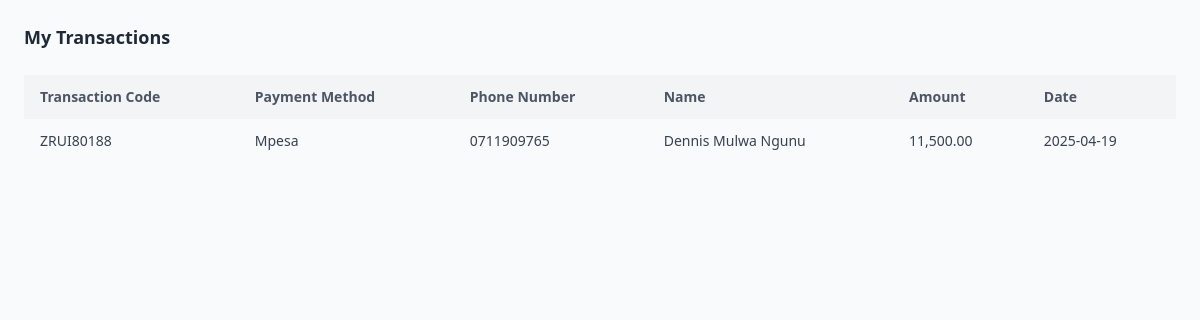
The page /Users/Transactions.php (signed in) on the database its author committed.
### tables this page shows
CREATE TABLE `transactions` (
  `id` int(11) NOT NULL,
  `transaction_code` varchar(255) NOT NULL,
  `payment_method` varchar(255) NOT NULL,
  `phone_number` varchar(15) NOT NULL,
  `name` varchar(255) NOT NULL,
  `tenant_id` int(11) NOT NULL,
  `property` varchar(255) NOT NULL,
  `unit` varchar(255) NOT NULL,
  `amount` decimal(10,2) NOT NULL,
  `date` date NOT NULL
);

### Users/Transactions.php (the view, shortened to what this page needs)
<?php
$conn = new mysqli("localhost", "root", "", "Demo1");
$user_id = $_SESSION['user_id'];
$transactionsQuery = "SELECT transaction_code, payment_method, phone_number, name, amount, date
                      FROM transactions
                      WHERE tenant_id = ?";
$stmt = $conn->prepare($transactionsQuery);
$stmt->bind_param("i", $user_id);
$stmt->execute();
$transactionsResult = $stmt->get_result();
?>
<!DOCTYPE html>
<html lang="en">
<head>
  <script src="https://cdn.tailwindcss.com"></script>
</head>
<body class="bg-gray-50 min-h-screen p-6 font-sans">
  <h1 class="text-[18px] font-semibold text-gray-800 mb-6">My Transactions</h1>
  <div class="overflow-x-auto">
    <table class="min-w-full text-sm text-left">
      <thead>
        <tr class="text-gray-600 bg-gray-100">
          <th class="px-4 py-3">Transaction Code</th>
          <th class="px-4 py-3">Payment Method</th>
          <th class="px-4 py-3">Phone Number</th>
          <th class="px-4 py-3">Name</th>
          <th class="px-4 py-3">Amount</th>
          <th class="px-4 py-3">Date</th>
        </tr>
      </thead>
      <tbody class="text-gray-700">
        <?php if ($transactionsResult->num_rows > 0): ?>
          <?php while ($transaction = $transactionsResult->fetch_assoc()): ?>
            <tr>
              <td class="px-4 py-3"><?= htmlspecialchars($transaction['transaction_code']) ?></td>
              <td class="px-4 py-3"><?= htmlspecialchars($transaction['payment_method']) ?></td>
              <td class="px-4 py-3"><?= htmlspecialchars($transaction['phone_number']) ?></td>
              <td class="px-4 py-3"><?= htmlspecialchars($transaction['name']) ?></td>
              <td class="px-4 py-3"><?= number_format($transaction['amount'], 2) ?></td>
              <td class="px-4 py-3"><?= htmlspecialchars($transaction['date']) ?></td>
            </tr>
          <?php endwhile; ?>
        <?php else: ?>
          <tr>
            <td colspan="6" class="text-center py-4 text-gray-500">No transactions found.</td>
          </tr>
        <?php endif; ?>
      </tbody>
    </table>
  </div>
</body>
</html>

### rows shown on the page
transactions: transaction_code "ZRUI80188", payment_method "Mpesa", phone_number "0711909765", name "Dennis Mulwa Ngunu", amount "11,500.00", date "2025-04-19"
